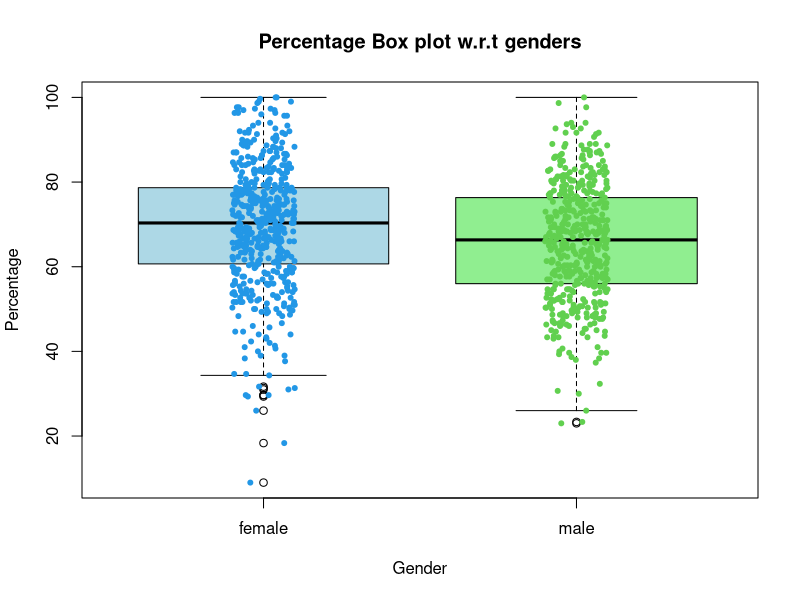

The R script that drew this image:
library(ggplot2)
library(tidyverse)
setwd("F:/Prob_Project")

dataSet<- read.csv("StudentsPerformance.csv", header=TRUE, sep=",")


percentage <- ((dataSet$math+dataSet$reading+dataSet$writing)/3)
gender <- as.factor((dataSet$gender))




maleVSfemalePercentage <- data.frame(c(percentage), c(gender))
attach(maleVSfemalePercentage)
names(maleVSfemalePercentage)
class(maleVSfemalePercentage$c.gender)


jpeg(file="assets/GenderBoxPlot.jpeg")
boxplot(maleVSfemalePercentage$c.percentage. ~ maleVSfemalePercentage$c.gender.,xlab = "Gender",
        ylab = "Percentage", 
        main = "Percentage Box plot w.r.t genders",
        varwidth = TRUE, 
        col = c("lightblue","lightgreen"),
        names = c("female","male"))
stripchart(maleVSfemalePercentage$c.percentage. ~ maleVSfemalePercentage$c.gender.,
           method = "jitter",
           pch = 20,
           col = 4:2,
           vertical = TRUE,
           add = TRUE)
dev.off();


